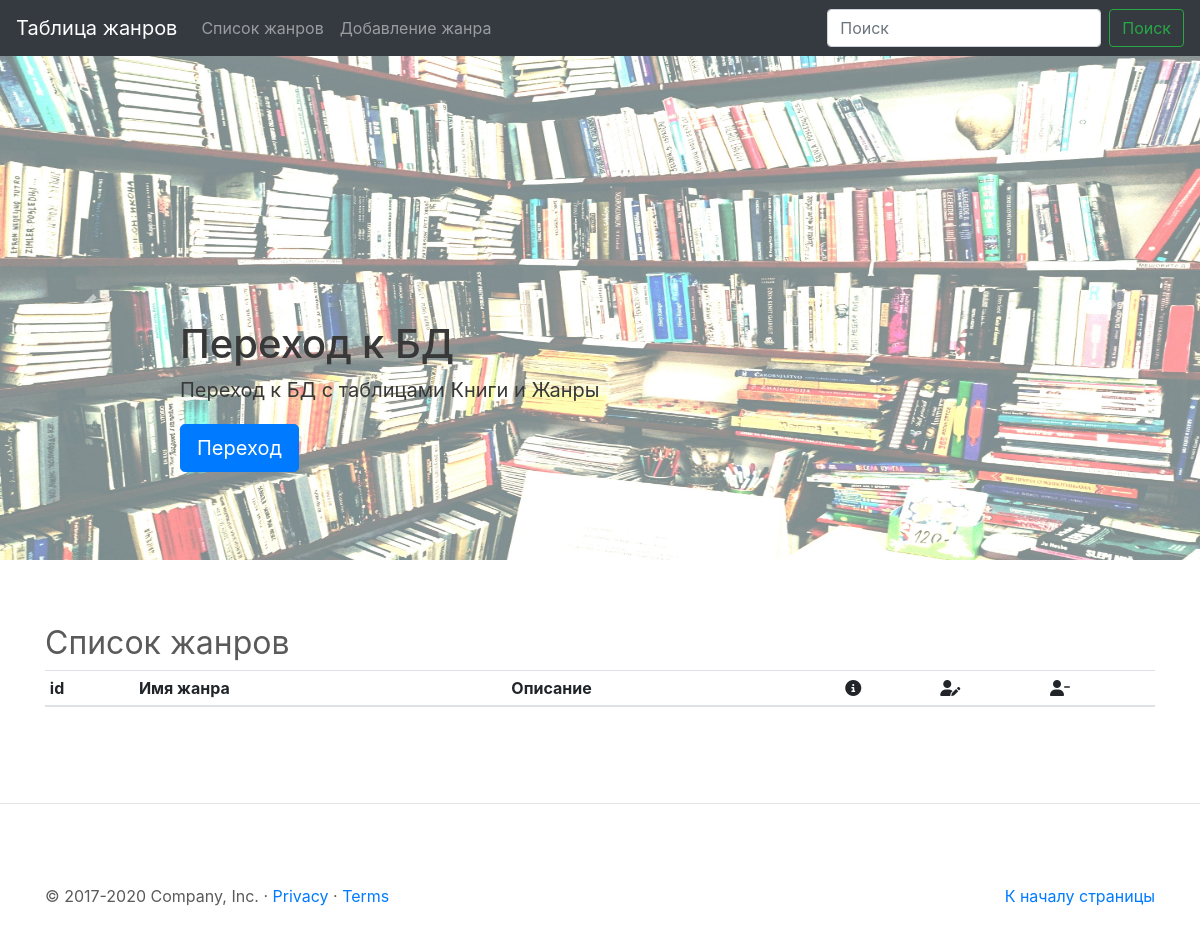
Page /genre/list/ on the earlier database version.
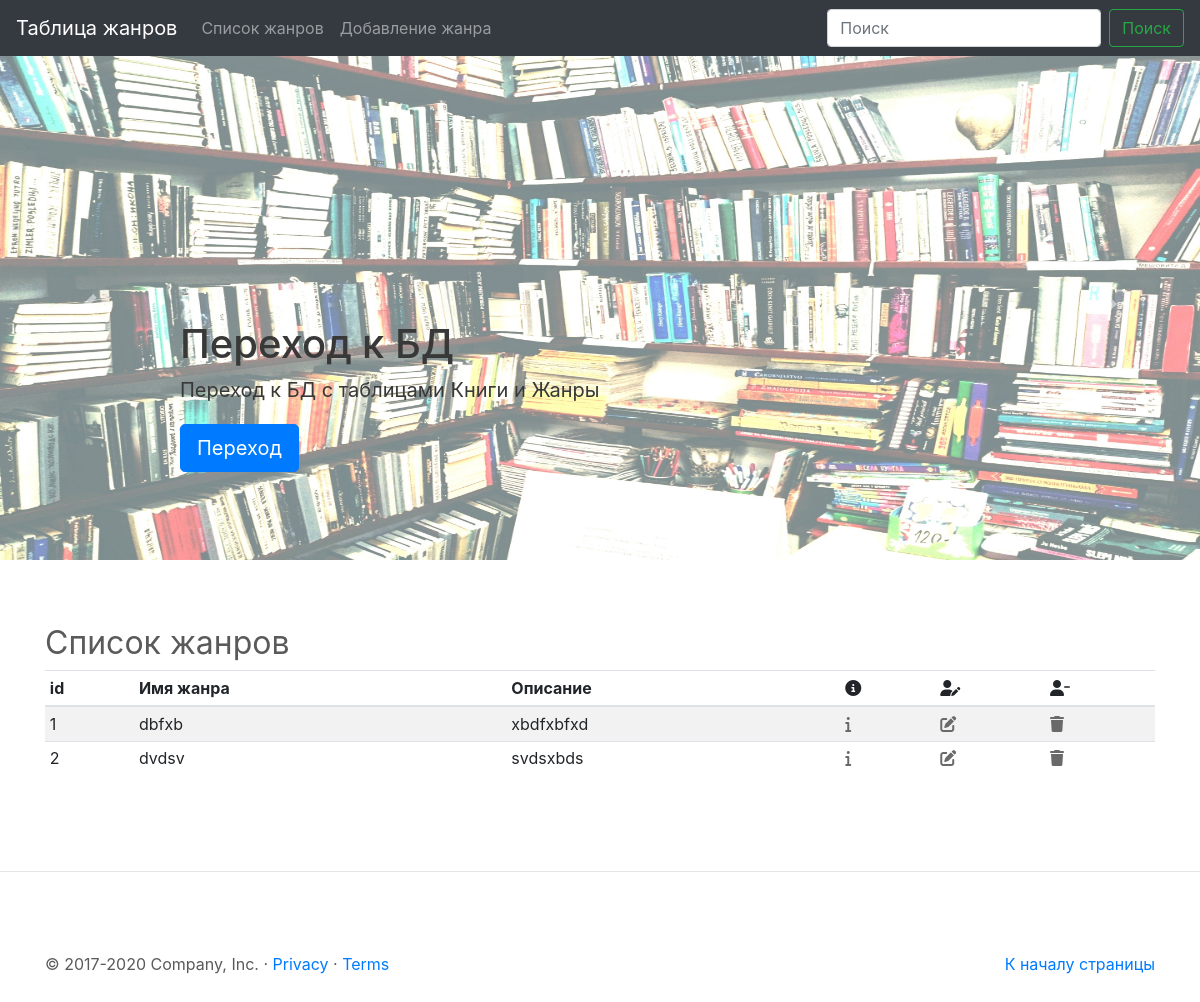
Same page on the later database version.
### genre/models.py (models this page shows, shortened)
class Genre(models.Model):
    name = models.CharField(
        verbose_name='Название жанра',
        max_length= 100
    )
    description = models.TextField(
        verbose_name='Описание жанра',
        null=True, # БД позволяет хранить поле пустым
        blank=True, # сигнал Djange, что поле мб пустым
        help_text='Поле может быть пустым'
    )

### genre/views.py (the view)
# urls.py: path('list/', GenreList.as_view(), name='list'), # список жанров
class GenreList(ListView):
    template_name = 'genre/list_genre.html'
    context_object_name = 'genre_list'
    model = Genre

### genre/templates/genre/list_genre.html (shortened to what this page needs)
{% extends 'base.html' %}
{% block body %}
    {% include "carousel_genre.html" %}
    <div class="container marketing">
        <h2 id="list-genre">Список жанров</h2>
        <div class="table-responsive">
            <table class="table table-striped table-sm">
                <thead>
                    <tr>
                    <th>id</th>
                    <th>Имя жанра</th>
                    <th>Описание</th>
                    <th><i class="fas fa-info-circle"></i></th>
                    <th><i class="fas fa-user-edit"></i></th>
                    <th><i class="fas fa-user-minus"></i></th>
                    </tr>
                </thead>
                <tbody>
                    {% for genre in genre_list %}
                        <tr>
                            <td>{{ genre.pk }}</td>
                            <td>{{ genre.name }}</td>
                            <td>{{ genre.description }}</td>
                            <td><a href="{% url 'genre:detail' genre.pk %}" title="подробнее"><i style="color:#696969" class="fas fa-info"></i></a></td>
                            <td><a href="{% url 'genre:update' genre.pk %}" title="редактировать"><i style="color:#696969" class="fas fa-edit"></i></a></td>
                            <td><a href="{% url 'genre:delete' genre.pk %}" title="удалить"><i style="color:#696969" class="fas fa-trash"></i></a></td>
                        </tr>
                    {% endfor %}
                </tbody>
            </table>
        </div>
    </div>
{% endblock body %}

Differences in the rows shown:
added Genre: pk "1", name "dbfxb", description "xbdfxbfxd"
added Genre: pk "2", name "dvdsv", description "svdsxbds"
